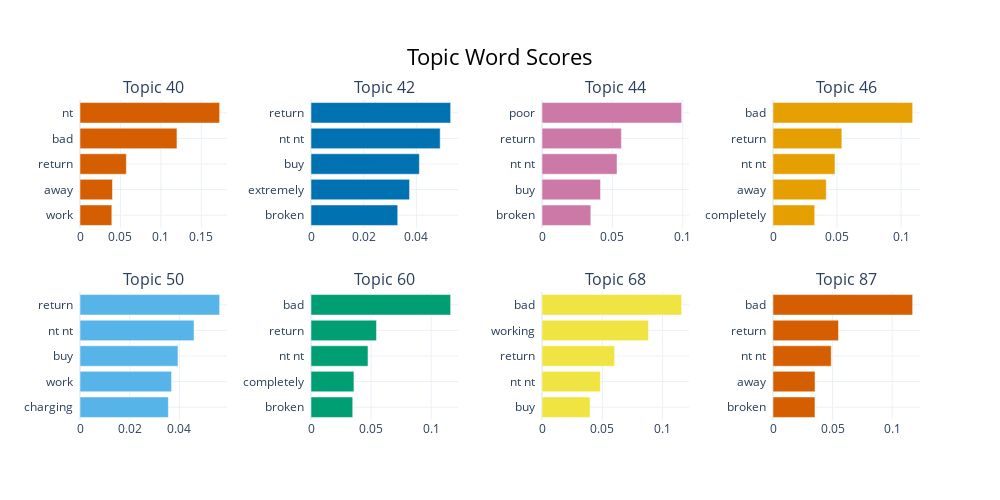

This figure's notebook cell:
### Markdown cell above
# Topics description and visualization

### Code cell
merged_model.visualize_barchart(top_n_topics=8)

### Figure 1 — Plotly figure (JSON) as saved in the notebook; plotly's stock layout.template omitted (floating-point values rounded to 4 significant figures)
{"data": [{"marker": {"color": "#D55E00"}, "orientation": "h", "type": "bar", "x": [0.03935, 0.04014, 0.05731, 0.1199, 0.1727], "xaxis": "x", "y": ["work  ", "away  ", "return  ", "bad  ", "nt  "], "yaxis": "y"}, {"marker": {"color": "#0072B2"}, "orientation": "h", "type": "bar", "x": [0.03291, 0.0374, 0.04112, 0.04903, 0.053], "xaxis": "x2", "y": ["broken  ", "extremely  ", "buy  ", "nt nt  ", "return  "], "yaxis": "y2"}, {"marker": {"color": "#CC79A7"}, "orientation": "h", "type": "bar", "x": [0.03469, 0.0416, 0.05332, 0.05643, 0.09924], "xaxis": "x3", "y": ["broken  ", "buy  ", "nt nt  ", "return  ", "poor  "], "yaxis": "y3"}, {"marker": {"color": "#E69F00"}, "orientation": "h", "type": "bar", "x": [0.03255, 0.04155, 0.04838, 0.05369, 0.109], "xaxis": "x4", "y": ["completely  ", "away  ", "nt nt  ", "return  ", "bad  "], "yaxis": "y4"}, {"marker": {"color": "#56B4E9"}, "orientation": "h", "type": "bar", "x": [0.03555, 0.03685, 0.03942, 0.04589, 0.0562], "xaxis": "x5", "y": ["charging  ", "work  ", "buy  ", "nt nt  ", "return  "], "yaxis": "y5"}, {"marker": {"color": "#009E73"}, "orientation": "h", "type": "bar", "x": [0.03472, 0.03573, 0.04742, 0.05447, 0.1162], "xaxis": "x6", "y": ["broken  ", "completely  ", "nt nt  ", "return  ", "bad  "], "yaxis": "y6"}, {"marker": {"color": "#F0E442"}, "orientation": "h", "type": "bar", "x": [0.03983, 0.04842, 0.06022, 0.08831, 0.1158], "xaxis": "x7", "y": ["buy  ", "nt nt  ", "return  ", "working  ", "bad  "], "yaxis": "y7"}, {"marker": {"color": "#D55E00"}, "orientation": "h", "type": "bar", "x": [0.03523, 0.03528, 0.04885, 0.05498, 0.1172], "xaxis": "x8", "y": ["broken  ", "away  ", "nt nt  ", "return  ", "bad  "], "yaxis": "y8"}], "layout": {"annotations": [{"font": {"size": 16}, "showarrow": false, "text": "Topic 40", "x": 0.0875, "xanchor": "center", "xref": "paper", "y": 1, "yanchor": "bottom", "yref": "paper"}, {"font": {"size": 16}, "showarrow": false, "text": "Topic 42", "x": 0.3625, "xanchor": "center", "xref": "paper", "y": 1, "yanchor": "bottom", "yref": "paper"}, {"font": {"size": 16}, "showarrow": false, "text": "Topic 44", "x": 0.6375, "xanchor": "center", "xref": "paper", "y": 1, "yanchor": "bottom", "yref": "paper"}, {"font": {"size": 16}, "showarrow": false, "text": "Topic 46", "x": 0.9125, "xanchor": "center", "xref": "paper", "y": 1, "yanchor": "bottom", "yref": "paper"}, {"font": {"size": 16}, "showarrow": false, "text": "Topic 50", "x": 0.0875, "xanchor": "center", "xref": "paper", "y": 0.4, "yanchor": "bottom", "yref": "paper"}, {"font": {"size": 16}, "showarrow": false, "text": "Topic 60", "x": 0.3625, "xanchor": "center", "xref": "paper", "y": 0.4, "yanchor": "bottom", "yref": "paper"}, {"font": {"size": 16}, "showarrow": false, "text": "Topic 68", "x": 0.6375, "xanchor": "center", "xref": "paper", "y": 0.4, "yanchor": "bottom", "yref": "paper"}, {"font": {"size": 16}, "showarrow": false, "text": "Topic 87", "x": 0.9125, "xanchor": "center", "xref": "paper", "y": 0.4, "yanchor": "bottom", "yref": "paper"}], "height": 500, "hoverlabel": {"bgcolor": "white", "font": {"family": "Rockwell", "size": 16}}, "showlegend": false, "title": {"font": {"color": "Black", "size": 22}, "text": "Topic Word Scores", "x": 0.5, "xanchor": "center", "yanchor": "top"}, "width": 1000, "xaxis": {"anchor": "y", "domain": [0, 0.175], "showgrid": true}, "xaxis2": {"anchor": "y2", "domain": [0.275, 0.45], "showgrid": true}, "xaxis3": {"anchor": "y3", "domain": [0.55, 0.725], "showgrid": true}, "xaxis4": {"anchor": "y4", "domain": [0.825, 1], "showgrid": true}, "xaxis5": {"anchor": "y5", "domain": [0, 0.175], "showgrid": true}, "xaxis6": {"anchor": "y6", "domain": [0.275, 0.45], "showgrid": true}, "xaxis7": {"anchor": "y7", "domain": [0.55, 0.725], "showgrid": true}, "xaxis8": {"anchor": "y8", "domain": [0.825, 1], "showgrid": true}, "yaxis": {"anchor": "x", "domain": [0.6, 1], "showgrid": true}, "yaxis2": {"anchor": "x2", "domain": [0.6, 1], "showgrid": true}, "yaxis3": {"anchor": "x3", "domain": [0.6, 1], "showgrid": true}, "yaxis4": {"anchor": "x4", "domain": [0.6, 1], "showgrid": true}, "yaxis5": {"anchor": "x5", "domain": [0, 0.4], "showgrid": true}, "yaxis6": {"anchor": "x6", "domain": [0, 0.4], "showgrid": true}, "yaxis7": {"anchor": "x7", "domain": [0, 0.4], "showgrid": true}, "yaxis8": {"anchor": "x8", "domain": [0, 0.4], "showgrid": true}}}
